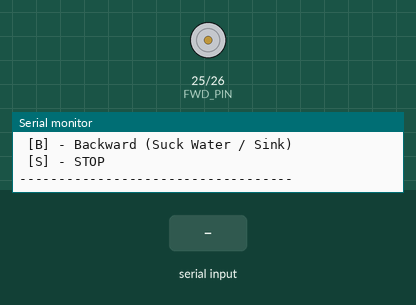
Bench run of a sketch on a simulated ESP32. Parts: motor-driver pin pairs drawn as motors (green arrow = first pin HIGH = forward, orange = second pin HIGH = backward, longer = more drive), the last lines printed to the serial monitor. The inputs (shaded band) are chosen by the test bench.

Above: at 1.2 s.
1.3 s: "F" received over Serial
At 2.3 s:
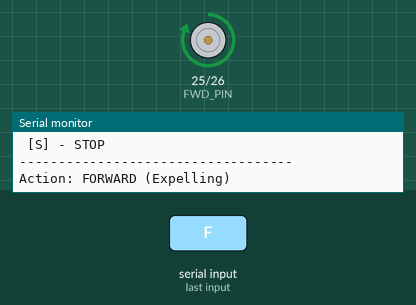
2.8 s: "B" received over Serial
At 3.5 s:
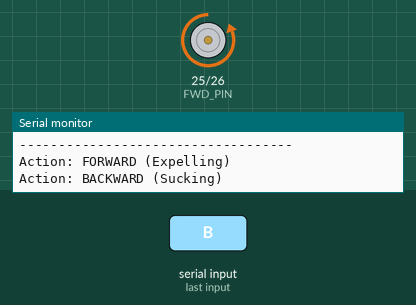
4.3 s: "S" received over Serial
At 4.6 s:
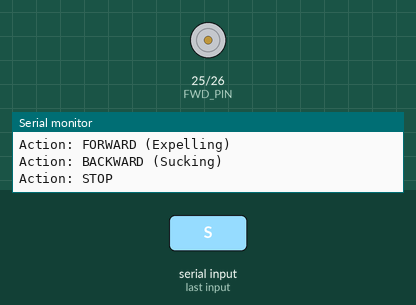
Timing chart, 0 to 7.3 s (numbered marks = the images above; inputs shaded):
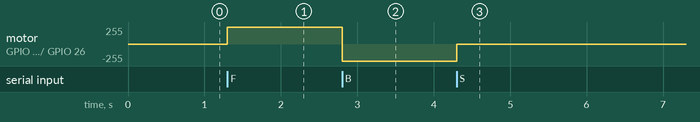

Measured:
- after the input at 1.3 s, motor on GPIO 25 (FWD_PIN) / GPIO 26 (REV_PIN): stopped → forward 255/255 at once
- after the input at 2.8 s, motor on GPIO 25 (FWD_PIN) / GPIO 26 (REV_PIN): forward 255/255 → backward 255/255 at once
- after the input at 4.3 s, motor on GPIO 25 (FWD_PIN) / GPIO 26 (REV_PIN): backward 255/255 → stopped at once

The sketch:

ACTUATOR_TEST.ino
```cpp
// PIN DEFINITIONS
#define FWD_PIN 25   // Relay 1 -> OONO FWD (Expel water)
#define REV_PIN 26   // Relay 2 -> OONO REV (Suck water)

void setup() {
  Serial.begin(115200);

  pinMode(FWD_PIN, OUTPUT);
  pinMode(REV_PIN, OUTPUT);

  // Start with everything OFF
  digitalWrite(FWD_PIN, LOW);
  digitalWrite(REV_PIN, LOW);

  Serial.println("--- MANUAL BUOYANCY ENGINE TEST ---");
  Serial.println("Commands:");
  Serial.println(" [F] - Forward (Expel Water / Rise)");
  Serial.println(" [B] - Backward (Suck Water / Sink)");
  Serial.println(" [S] - STOP");
  Serial.println("-----------------------------------");
}

void loop() {
  if (Serial.available() > 0) {
    char cmd = Serial.read();

    // Convert to uppercase so 'f' and 'F' both work
    if (cmd >= 'a' && cmd <= 'z') cmd -= 32;

    if (cmd == 'F') {
      Serial.println("Action: FORWARD (Expelling)");
      digitalWrite(REV_PIN, LOW);
      digitalWrite(FWD_PIN, HIGH);
    }
    else if (cmd == 'B') {
      Serial.println("Action: BACKWARD (Sucking)");
      digitalWrite(FWD_PIN, LOW);
      digitalWrite(REV_PIN, HIGH);
    }
    else if (cmd == 'S') {
      Serial.println("Action: STOP");
      digitalWrite(FWD_PIN, LOW);
      digitalWrite(REV_PIN, LOW);
    }
  }
}
```
